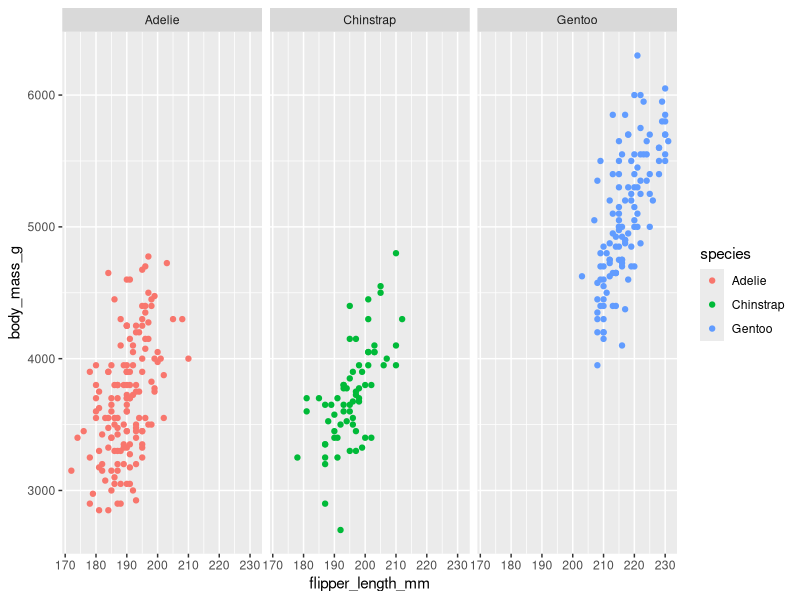
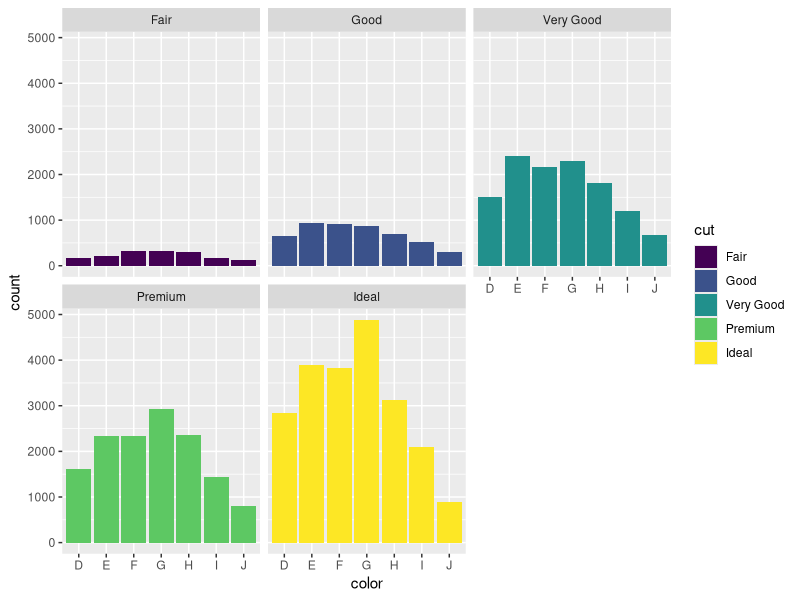
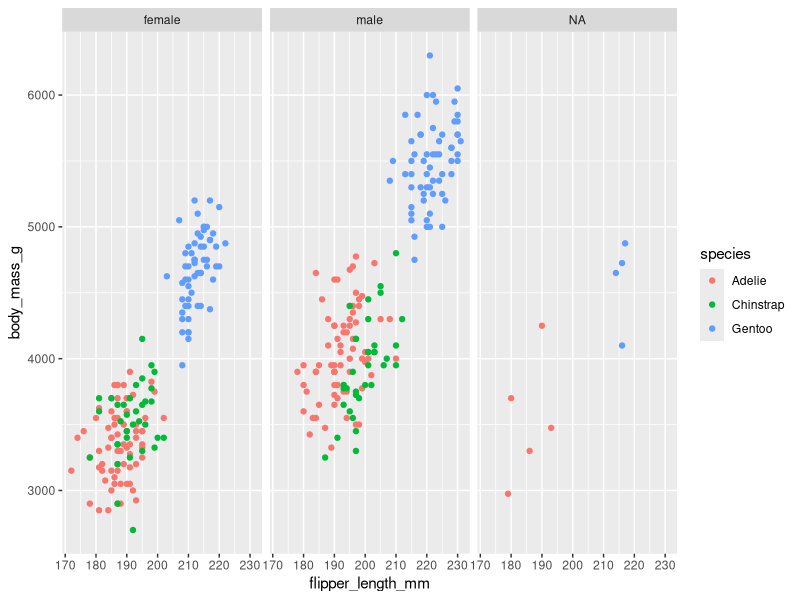

These figures' R source, in order:
library(ggplot2)
library(palmerpenguins)

ggplot(data=penguins,aes(x=flipper_length_mm,y=body_mass_g))+
  geom_point(aes(color=species))+
  facet_wrap(~species)

ggplot(data=diamonds)+
  geom_bar(mapping=aes(x=color,fill=cut))+
  facet_wrap(~cut)

ggplot(data=penguins)+
  geom_point(mapping=aes(x=flipper_length_mm,y=body_mass_g,color=species))+
  facet_grid(~sex)